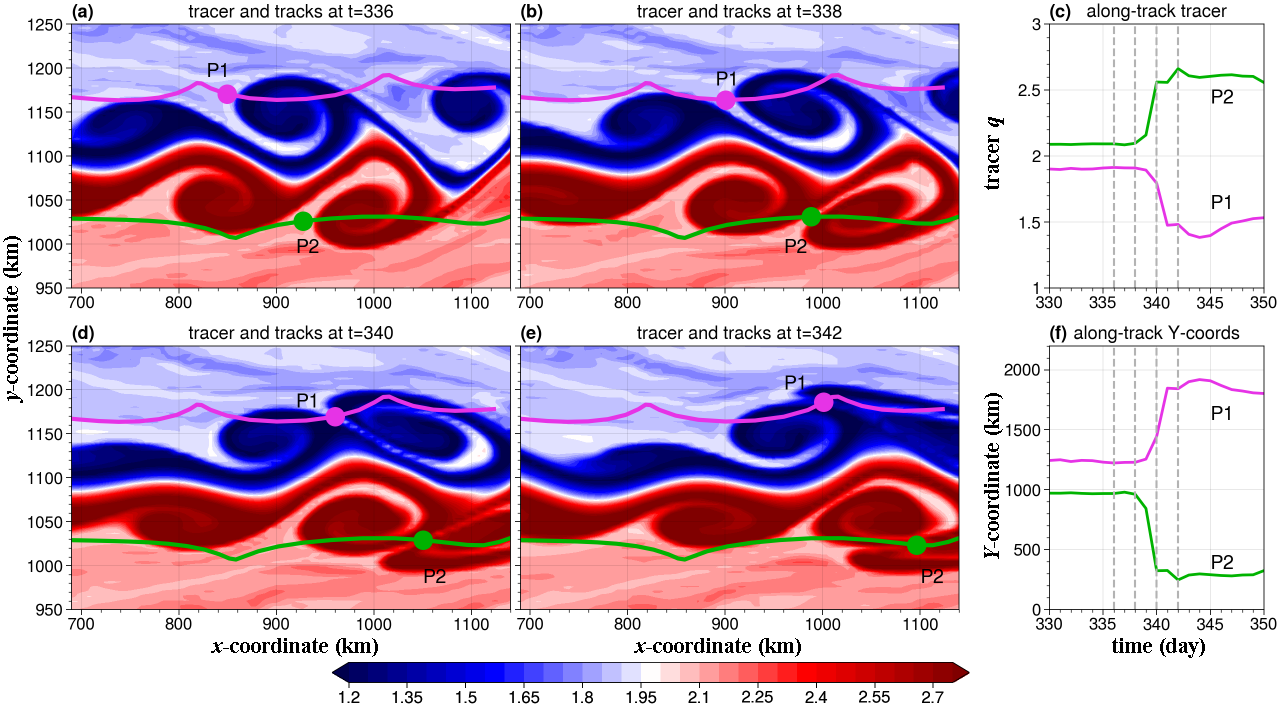

Generate this figure with Python:
# -*- coding: utf-8 -*-
'''
Created on 2020.11.13

@author: MiniUFO
Copyright 2018. All rights reserved. Use is subject to license terms.
'''
#%% read gridded data
import xmitgcm
import numpy as np

path = 'I:/cartRL_advSchemes/Leith1_k0/model/'

dset = xmitgcm.open_mdsdataset(data_dir=path,
                               grid_dir=path,
                               prefix=['Stat'], delta_t=300)

dset = dset.isel({'time':slice(0,1441)})
dset['time'] = np.arange(0, 1441, 1) * 86400

#%% reading contour data
import xarray as xr

increase = False
lt = False

tcount = len(dset.time)
dt = 86400

dsKeff = xr.open_dataset(path + 'diags/Keff0Interp_dec_gt.nc')

dsKeff.coords['time'] = np.linspace(0, dt*(tcount-1), tcount).astype('int')
dsKeff = dsKeff.rename({'new':'Y'})

#%% sample along track
import numpy as np
from GeoApps.GridUtils import add_MITgcm_missing_metrics
from GeoApps.ContourMethods import ContourAnalysis
from utils.IOUtils import read_flt_bcolz

tstr = 300
tend = 300 + 50
rng  = dict(time=slice(tstr*dt, tend*dt))
    
# read_flt
fset = read_flt_bcolz('I:/cartRL_advSchemes/genFLT4/.bcolz',
                cond="(time>="+str(tstr*dt)+") & (time<="+str(tend*dt)+")",
                # cond="(npart>10000000) & (npart<=10001000) & (time>0)",
                fields=['npart', 'time', 'x', 'y'],
                out='xarray').dropna('npart')

xpos = fset.x.loc[rng]
ypos = fset.y.loc[rng]
time = fset.time.loc[rng]

# cal_Yeq
ds = dset.loc[rng]
ds, grid = add_MITgcm_missing_metrics(ds, boundary={'X':'extend', 'Y':'extend'})

mask   = ds['TRAC09'] != 0
tracer = ds['TRAC09'].where(mask).load().drop_vars(['rA','Depth','hFacC',
                                                    'maskC','iter','dxF','dyF'])

cm = ContourAnalysis(ds, tracer,
                     dims={'X':'XC','Y':'YC'},
                     dimEq={'Y':'YC'}, grid=grid,
                     increase=increase, lt=lt)
    
ctr   = dsKeff.TRAC09
Yeq   = dsKeff.Yeq

#%%
xpos, time = xr.broadcast(xpos, time)

trajT = tracer.interp(coords={'XC':xpos, 'YC':ypos, 'time':time}) \
                     .dropna('npart')
trajY = cm.interp_to_coords(trajT,
                            ctr.loc[rng], Yeq.loc[rng],
                            interpDim='Y') \
          .transpose('npart','time') \
          .reset_coords(drop=True)

tracerPlt = tracer
tracerPlt.coords['YC'] = ds['YC'] / 1000.0
tracerPlt.coords['XC'] = ds['XC'] / 1000.0

#%%
disT = np.abs(trajT.diff('time'))
disY = np.abs(trajY.diff('time'))

maxID = disY.mean('time').argmax()

maxT = disT.sel(npart=10185620)
maxY = disY.sel(npart=10185620)

#%% sel IDs where (x0 y0) is close to a particle
tstep = 32

x0 = xpos.sel(npart=10004165)[tstep]
y0 = ypos.sel(npart=10004165)[tstep]

IDs = xpos.where(np.hypot(xpos[:,tstep]-x0.values,
                          ypos[:,tstep]-y0.values)<5500*2,
                 drop=True).npart

#%%
large = [10185620, 10372793]
median = [10004165, 10004128]
test = [ 10026421.,  10405323.,
       ]
trajY.sel(npart=test).plot(ylim=[0, 2200000],hue='npart',
                                               add_legend=False)

#%% plot for selected particles
import proplot as plot
import numpy as np


nparts = [10185620, 10372793]
tsteps = [29376000, 29376000]
xlimstr= [690, 690]
xlimend= [1140, 1140]
ylimstr= [950, 950]
ylimend= [1250, 1250]
vmaxs  = [2.8, 2.8]
vmins  = [1.2, 1.2]
levels = [33, 33]
colors = [(0,0.7,0),(0.9,0.2,0.9)]

trajTplt = trajT
trajYplt = trajY

trajTplt.coords['time'] = time.coords['time'] / 86400
trajYplt.coords['time'] = time.coords['time'] / 86400

def plotPanel(ax, tstep, vmax, vmin, levels):
    m=ax.contourf(tracerPlt.sel(time=tstep), levels=levels,
                vmax=vmax, vmin=vmin, cmap='seismic', extend='both')
    ax.plot(trajSample.x[0]/1000.0, trajSample.y[0]/1000.0,
            color=colors[0], linewidth=3)
    ax.plot(trajSample.x[1]/1000.0, trajSample.y[1]/1000.0,
            color=colors[1], linewidth=3)
    ax.scatter(trajSample.x[0].sel(time=tstep)/1000.0,
               trajSample.y[0].sel(time=tstep)/1000.0, s=180, color=colors[0], zorder=10)
    ax.scatter(trajSample.x[1].sel(time=tstep)/1000.0,
               trajSample.y[1].sel(time=tstep)/1000.0, s=180, color=colors[1], zorder=10)
    ax.set_title('tracer and tracks at t={0:d}'.format(int(tstep/86400)))
    return m

array = [
    [1, 1, 2, 2, 3],
    [4, 4, 5, 5, 6]
]

fig, axes = plot.subplots(array, figsize=(12.3,7),
                          sharex=1, sharey=1, wspace=(0.8, 0.8, 0.8, 4.5))

trajSample = fset.sel(npart=nparts)
values = trajT.sel(npart=nparts)
m = plotPanel(axes[0], tsteps[0]+(-1-1)*dt*2,
              vmax=vmaxs[0], vmin=vmins[0], levels=levels[0])
m = plotPanel(axes[1], tsteps[0]+(0-1)*dt*2,
              vmax=vmaxs[0], vmin=vmins[0], levels=levels[0])
m = plotPanel(axes[3], tsteps[0]+(1-1)*dt*2,
              vmax=vmaxs[0], vmin=vmins[0], levels=levels[0])
m = plotPanel(axes[4], tsteps[0]+(2-1)*dt*2,
              vmax=vmaxs[0], vmin=vmins[0], levels=levels[0])
# trajTplt.sel(npart=nparts).plot(hue='npart', linewidth=2, ax=axes[0, 2])
axes[2].plot(trajTplt.sel(npart=nparts[0]),
                linewidth=2, color=colors[0], label='P2')
axes[2].plot(trajTplt.sel(npart=nparts[1]),
                linewidth=2, color=colors[1], label='P1')
axes[5].plot((trajYplt/1000.0).sel(npart=nparts[0]),
                linewidth=2, color=colors[0], label='P1')
axes[5].plot((trajYplt/1000.0).sel(npart=nparts[1]),
                linewidth=2, color=colors[1], label='P2')
# (trajYplt/1000.0).sel(npart=nparts).plot(hue='npart', linewidth=2, ax=axes[1, 2])

fig.colorbar(m, length=0.55, loc='b', label='')

axes.format(abc='(a)',
    xlim=[xlimstr[0], xlimend[0]], ylim=[ylimstr[0], ylimend[0]],
    xlabel='', ylabel=''
)
axes[2].set_title('along-track tracer')
axes[5].set_title('along-track Y-coords')

axes[1].set_yticklabels('')
axes[4].set_yticklabels('')
axes[2].set_ylim([1, 3])
axes[2].set_xlim([330, trajTplt.time[-1]])
axes[5].set_ylim([0, 2200])
axes[5].set_xlim([330, trajTplt.time[-1]])
axes[2].axvline(336, color=(0.7,0.7,0.7), linestyle='--')
axes[2].axvline(338, color=(0.7,0.7,0.7), linestyle='--')
axes[2].axvline(340, color=(0.7,0.7,0.7), linestyle='--')
axes[2].axvline(342, color=(0.7,0.7,0.7), linestyle='--')
axes[5].axvline(336, color=(0.7,0.7,0.7), linestyle='--')
axes[5].axvline(338, color=(0.7,0.7,0.7), linestyle='--')
axes[5].axvline(340, color=(0.7,0.7,0.7), linestyle='--')
axes[5].axvline(342, color=(0.7,0.7,0.7), linestyle='--')


axes[0].text(828 , 1190, 'P1', fontsize=14)
axes[0].text(920 ,  990, 'P2', fontsize=14)
axes[1].text(890 , 1180, 'P1', fontsize=14)
axes[1].text(960 ,  990, 'P2', fontsize=14)
axes[3].text(920 , 1180, 'P1', fontsize=14)
axes[3].text(1050,  980, 'P2', fontsize=14)
axes[4].text(960 , 1200, 'P1', fontsize=14)
axes[4].text(1100,  980, 'P2', fontsize=14)
axes[2].text(345 ,  2.4, 'P2', fontsize=14)
axes[2].text(345 ,  1.6, 'P1', fontsize=14)
axes[5].text(345 , 1580, 'P1', fontsize=14)
axes[5].text(345 ,  340, 'P2', fontsize=14)



#%% plot for selected particles 2
import proplot as plot
import numpy as np


nparts = [10026421.,  10405323.]
# tsteps = [29376000, 29376000]
tsteps = [29376000-86400*9, 29376000-86400*9]
xlimstr= [1800, 1800]
xlimend= [2250, 2250]
ylimstr= [920, 920]
ylimend= [1220, 1220]
vmaxs  = [2.8, 2.8]
vmins  = [1.2, 1.2]
levels = [33, 33]
colors = [(0,0.7,0),(0.9,0.2,0.9)]

trajTplt = trajT
trajYplt = trajY

trajTplt.coords['time'] = time.coords['time'] / 86400
trajYplt.coords['time'] = time.coords['time'] / 86400

def plotPanel(ax, tstep, vmax, vmin, levels):
    m=ax.contourf(tracerPlt.sel(time=tstep), levels=levels,
                vmax=vmax, vmin=vmin, cmap='seismic', extend='both')
    ax.plot(trajSample.x[0]/1000.0, trajSample.y[0]/1000.0,
            color=colors[0], linewidth=3)
    ax.plot(trajSample.x[1]/1000.0, trajSample.y[1]/1000.0,
            color=colors[1], linewidth=3)
    ax.scatter(trajSample.x[0].sel(time=tstep)/1000.0,
               trajSample.y[0].sel(time=tstep)/1000.0, s=100, color=colors[0], zorder=10)
    ax.scatter(trajSample.x[1].sel(time=tstep)/1000.0,
               trajSample.y[1].sel(time=tstep)/1000.0, s=100, color=colors[1], zorder=10)
    ax.set_title('tracer and tracks at t={0:d}'.format(int(tstep/86400)))
    return m

array = [
    [1, 1, 2, 2, 3],
    [4, 4, 5, 5, 6]
]

fig, axes = plot.subplots(array, figsize=(12.3,7),
                          sharex=1, sharey=1, wspace=(0.8, 0.8, 0.8, 4.5))

trajSample = fset.sel(npart=nparts)
values = trajT.sel(npart=nparts)
m = plotPanel(axes[0], tsteps[0]+(-1-1)*dt*2,
              vmax=vmaxs[0], vmin=vmins[0], levels=levels[0])
m = plotPanel(axes[1], tsteps[0]+(0-1)*dt*2,
              vmax=vmaxs[0], vmin=vmins[0], levels=levels[0])
m = plotPanel(axes[3], tsteps[0]+(1-1)*dt*2,
              vmax=vmaxs[0], vmin=vmins[0], levels=levels[0])
m = plotPanel(axes[4], tsteps[0]+(2-1)*dt*2,
              vmax=vmaxs[0], vmin=vmins[0], levels=levels[0])
# trajTplt.sel(npart=nparts).plot(hue='npart', linewidth=2, ax=axes[0, 2])
axes[2].plot(trajTplt.sel(npart=nparts[0]),
                linewidth=2, color=colors[0], label='P2')
axes[2].plot(trajTplt.sel(npart=nparts[1]),
                linewidth=2, color=colors[1], label='P1')
axes[5].plot((trajYplt/1000.0).sel(npart=nparts[0]),
                linewidth=2, color=colors[0], label='P1')
axes[5].plot((trajYplt/1000.0).sel(npart=nparts[1]),
                linewidth=2, color=colors[1], label='P2')
# (trajYplt/1000.0).sel(npart=nparts).plot(hue='npart', linewidth=2, ax=axes[1, 2])

fig.colorbar(m, length=0.55, loc='b', label='')

axes.format(abc='(a)',
    xlim=[xlimstr[0], xlimend[0]], ylim=[ylimstr[0], ylimend[0]],
    xlabel='', ylabel=''
)
axes[2].set_title('along-track tracer')
axes[5].set_title('along-track Y-coords')

axes[1].set_yticklabels('')
axes[4].set_yticklabels('')
axes[2].set_ylim([1, 3])
axes[2].set_xlim([330-10, trajTplt.time[-1]-10])
axes[5].set_ylim([0, 2200])
axes[5].set_xlim([330-10, trajTplt.time[-1]-10])
axes[2].axvline(327, color=(0.7,0.7,0.7), linestyle='--')
axes[2].axvline(329, color=(0.7,0.7,0.7), linestyle='--')
axes[2].axvline(331, color=(0.7,0.7,0.7), linestyle='--')
axes[2].axvline(333, color=(0.7,0.7,0.7), linestyle='--')
axes[5].axvline(327, color=(0.7,0.7,0.7), linestyle='--')
axes[5].axvline(329, color=(0.7,0.7,0.7), linestyle='--')
axes[5].axvline(331, color=(0.7,0.7,0.7), linestyle='--')
axes[5].axvline(333, color=(0.7,0.7,0.7), linestyle='--')


axes[0].text(1965 , 1000, 'P1', fontsize=14)
axes[0].text(2015 , 1050, 'P2', fontsize=14)
axes[1].text(2005 , 1005, 'P1', fontsize=14)
axes[1].text(2051 , 1067, 'P2', fontsize=14)
axes[3].text(2027 , 1010, 'P1', fontsize=14)
axes[3].text(2047,  1085, 'P2', fontsize=14)
axes[4].text(2060 , 1026, 'P1', fontsize=14)
axes[4].text(2061,  1097, 'P2', fontsize=14)
axes[2].text(323 ,  2.4, 'P2', fontsize=14)
axes[2].text(323 ,  1.6, 'P1', fontsize=14)
axes[5].text(323 , 1530, 'P1', fontsize=14)
axes[5].text(323 ,  340, 'P2', fontsize=14)
